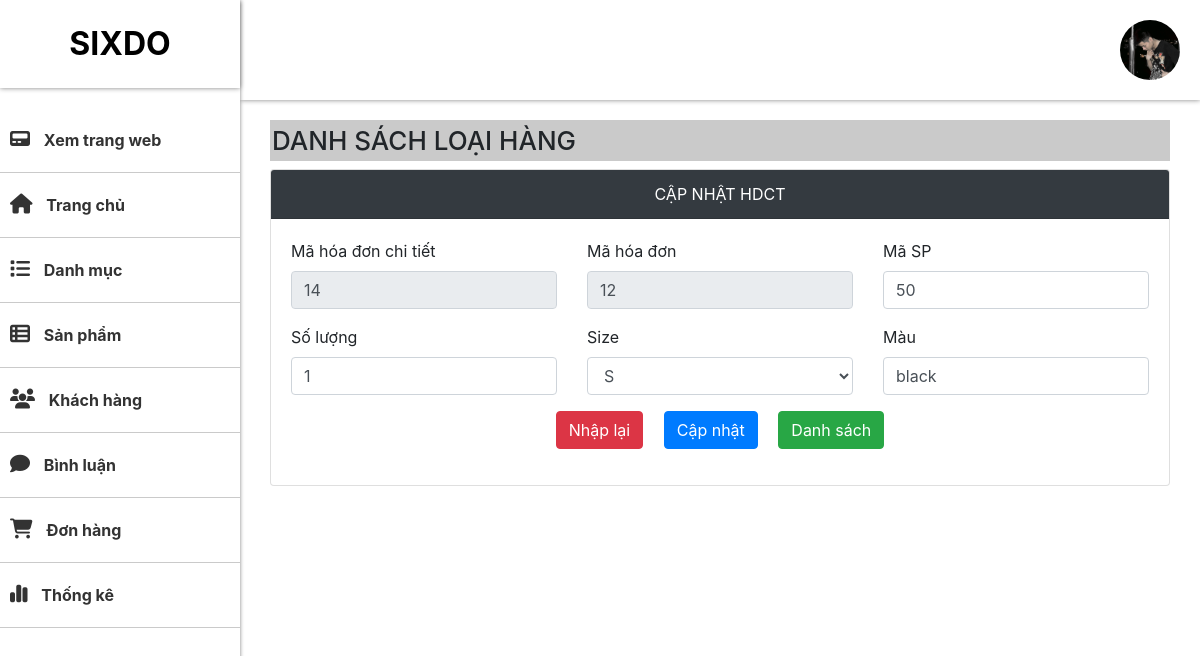
/admin/cart/index.php?btn_hdct_edit&ma_hdct=14 (signed in), run on the app's committed database.
### tables this page shows
CREATE TABLE `hoadonchitiet` (
  `ma_hdct` int(11) NOT NULL,
  `ma_hd` int(11) NOT NULL,
  `Ma_SP` int(11) NOT NULL,
  `so_luong` int(11) NOT NULL,
  `size` enum('s','m','l','xl') NOT NULL,
  `mau` text NOT NULL
);

### admin/cart/index.php (called while the page is built, shortened)
<?php
require_once "../../dao/pdo.php";
require "../../global.php";
if (exist_param("btn_list")) {
    $items = cart_select_page('ma_hd', 10);
    $VIEW_NAME = "list.php";
} else if (exist_param("btn_edit")) {
    $ma_hd = $_REQUEST['ma_hd'];
    $hoadon_info = hoadon_select_by_id($ma_hd);
    extract($hoadon_info);
    $VIEW_NAME = "edit.php";
} else if (exist_param("btn_delete")) {
    $ma_hd = $_REQUEST['ma_hd'];
    hoadon_delete($ma_hd);
    $items = cart_select_page('ma_hd', 10);
    $VIEW_NAME = "list.php";
}else if (exist_param("btn_hdct")) {
    $ma_hd = $_REQUEST['ma_hd'];
    $hdct = hdct_select_page('ma_hdct', 10,$ma_hd);
    $VIEW_NAME = "hdct.php";
}else if (exist_param("btn_hdct_delete")) {
    $ma_hdct = $_REQUEST['ma_hdct'];
    $ma_hd = $_REQUEST['ma_hd'];
    hoadonchitiet_delete($ma_hdct);
    $hdct = hdct_select_page('ma_hdct', 10,$ma_hd);
    $VIEW_NAME = "hdct.php";
}elseif (exist_param("btn_hdct_new")) {
    $ma_hd = $_REQUEST['ma_hd'];
    $VIEW_NAME = "add_hdct.php";
}else if (exist_param("btn_hdct_edit")) {
    $ma_hdct = $_REQUEST['ma_hdct'];
    $hdct=hoadonchitiet_select_by_id($ma_hdct);
    extract($hdct);
}
require "../layout.php";

### global.php (called while the page is built, shortened)
<?php
$UPLOAD_URL = "../../upload";

### DAO/pdo.php (called while the page is built, shortened)
<?php
function pdo_get_connection()
{
    $dburl = "mysql:host=localhost;dbname=duan_1;charset=utf8";
    $username = 'root';
    $password = '';
    $conn = new PDO($dburl, $username, $password);
    $conn->setAttribute(PDO::ATTR_ERRMODE, PDO::ERRMODE_EXCEPTION);
    return $conn;
}
function pdo_query_one($sql)
{
    $sql_args = array_slice(func_get_args(), 1);
    try {
        $conn = pdo_get_connection();
        $stmt = $conn->prepare($sql);
        $stmt->execute($sql_args);
        $row = $stmt->fetch(PDO::FETCH_ASSOC);
        return $row;
    } catch (PDOException $e) {
        throw $e;
    } finally {
        unset($conn);
    }
}

### DAO/cart.php (called while the page is built, shortened)
<?php
require_once("pdo.php");
function hoadonchitiet_select_by_id($ma_hdct)
{
    $sql = "SELECT * FROM hoadonchitiet WHERE ma_hdct=?";
    return pdo_query_one($sql, $ma_hdct);
}

### admin/cart/edit_hdct.php (the view, shortened to what this page needs)
<section id="main">
    <div class="main-header">
    <div class="account-img">
                        <?php if (isset($_SESSION['user']) && $_SESSION['user']['Image'] != "") { ?>
                        <img src=" <?= $UPLOAD_URL . "/users/" . $_SESSION['user']['Image'] ?>" width="30" height="30"
                            class="account-image icon" alt="">
                        <?php } else { ?>
                        <?php }  ?>
                    </div>
    </div>
    <div class="content">
        <h1 class="heading">DANH SÁCH LOẠI HÀNG</h1>
        <div class="row">
            <div class="col-lg-12">
                <div class="card">
                    <div class="card-header text-center bg-dark text-white text-uppercase">Cập nhật HDCT</div>
                    <div class="card-body">
                        <form action="index.php?btn_img_add" method="POST" enctype="multipart/form-data"
                            id="update_hang_hoa">
                            <div class="row">
                            <div class="form-group col-sm-4">
                                    <label for="Ma_SP" class="form-label">Mã hóa đơn chi tiết</label>
                                    <input type="text" name="ma_hdct" id="ma_hdct" readonly class="form-control"
                                        value="<?= $ma_hdct; ?>">
                                </div>
                                <div class="form-group col-sm-4">
                                    <label for="Ma_SP" class="form-label">Mã hóa đơn</label>
                                    <input type="text" name="ma_hd" id="ma_hd" readonly class="form-control"
                                        value="<?= $ma_hd; ?>">
                                </div>
                                <div class="form-group col-sm-4">
                                    <label for="Ten_SP" class="form-label">Mã SP</label>
                                    <input type="text" name="Ma_SP" id="Ma_SP" class="form-control" value="<?= $Ma_SP; ?>">
                                </div>
                            </div>
                            <div class="row">
                            <div class="form-group col-sm-4">
                                    <label for="Price_Giam" class="form-label">Số lượng</label>
                                    <input type="number" name="so_luong" id="so_luong" class="form-control" value="<?= $so_luong; ?>">
                                </div>
                                <div class="form-group col-sm-4">
                                    <label for="size" class="form-label">Size</label>
                                    <select name="size" id="size" class="form-control">
                                        <option value="s">S</option>
                                    </select>
                                </div>
                                <div class="form-group col-sm-4">
                                    <label for="Price_Giam" class="form-label">Màu</label>
                                    <input type="text" name="mau" id="mau" class="form-control" value="<?= $mau; ?>">
                                </div>
                            </div>
                            <div class="mb-3 text-center">
                                <input type="reset" value="Nhập lại" class="btn btn-danger mr-3">
                                <input type="submit" name="btn_hdct_update" value="Cập nhật" class="btn btn-primary mr-3">
                                <a href="?hdct.php&&ma_hd="<?= $ma_hd?>"><input type="button" class="btn btn-success"
                                        value="Danh sách"></a>
                            </div>
                        </form>
                    </div>
                </div>
            </div>
        </div>
    </div>
</section>

### content/styles/admin.css (style rules this page uses)
* { margin: 0; padding: 0; box-sizing: border-box; }
body { font-family: "Lato", sans-serif; }
#main { margin-left: 20%; width: 100%; display: flex; flex-direction: column; gap: 20px; overflow: hidden; }
.main-header { top: 0; right: 0; left: 20%; box-shadow: 0 0 5px gray; height: 100px; padding: 20px; display: flex; justify-content: end; align-items: center; z-index: 1; }
.main-header img { width: 60px; height: 60px; object-fit: cover; border-radius: 100%; }
.content { padding: 0 30px; width: 100%; margin: 0 auto; }
.heading { padding: 5px 2px; font-size: 26px; background-color: rgba(128, 128, 128, 0.421); }

### data on the page
hoadonchitiet: ma_hdct "14", ma_hd "12", Ma_SP "50", so_luong "1", mau "black"
